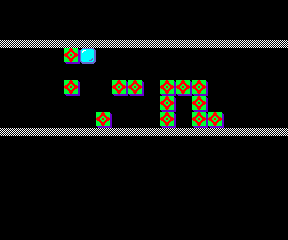

This game map was drawn from its Tiled (.tmx) file and the tilesets committed beside it. A one-line description and the full map source follow:
An orthogonal 18x15 tile map with 16x16 px tiles, 1 tile layer (Tile Layer 1).

<map version="1.9" tiledversion="1.9.2" orientation="orthogonal" renderorder="right-down" width="18" height="15" tilewidth="16" tileheight="16" infinite="0" nextlayerid="2" nextobjectid="1">
 <tileset firstgid="1" source="pa-tileset.tsx" />
 <layer id="1" name="Tile Layer 1" width="18" height="15">
  <data encoding="csv">
0,0,0,0,0,0,0,0,0,0,0,0,0,0,0,0,0,0,
0,0,0,0,0,0,0,0,0,0,0,0,0,0,0,0,0,0,
3,3,3,3,3,3,3,3,3,3,3,3,3,3,3,3,3,3,
0,0,0,0,11,10,0,0,0,0,0,0,0,0,0,0,0,0,
0,0,0,0,0,0,0,0,0,0,0,0,0,0,0,0,0,0,
0,0,0,0,11,0,0,11,11,0,11,11,11,0,0,0,0,0,
0,0,0,0,0,0,0,0,0,0,11,0,11,0,0,0,0,0,
0,0,0,0,0,0,11,0,0,0,11,0,11,11,0,0,0,0,
8,8,8,8,8,8,8,8,8,8,8,8,8,8,8,8,8,8,
0,0,0,0,0,0,0,0,0,0,0,0,0,0,0,0,0,0,
0,0,0,0,0,0,0,0,0,0,0,0,0,0,0,0,0,0,
0,0,0,0,0,0,0,0,0,0,0,0,0,0,0,0,0,0,
0,0,0,0,0,0,0,0,0,0,0,0,0,0,0,0,0,0,
0,0,0,0,0,0,0,0,0,0,0,0,0,0,0,0,0,0,
0,0,0,0,0,0,0,0,0,0,0,0,0,0,0,0,0,0
</data>
 </layer>
</map>
